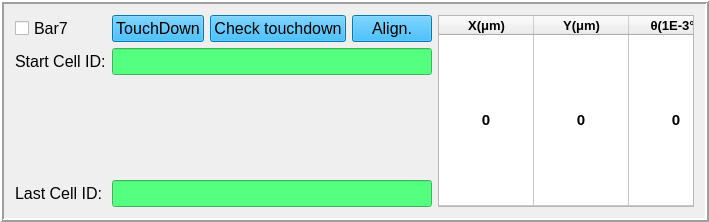
             <widget class="QFrame" name="frame_9">
              <property name="frameShape">
               <enum>QFrame::Box</enum>
              </property>
              <property name="frameShadow">
               <enum>QFrame::Raised</enum>
              </property>
              <property name="lineWidth">
               <number>2</number>
              </property>
              <layout class="QGridLayout" name="gridLayout_8">
               <item row="0" column="5" rowspan="4">
                <widget class="QTableWidget" name="table_bar7">
                 <property name="styleSheet">
                  <string notr="true">font: 75 10pt &quot;Arial&quot;;</string>
                 </property>
                 <property name="lineWidth">
                  <number>5</number>
                 </property>
                 <property name="midLineWidth">
                  <number>5</number>
                 </property>
                 <property name="verticalScrollBarPolicy">
                  <enum>Qt::ScrollBarAlwaysOff</enum>
                 </property>
                 <property name="horizontalScrollBarPolicy">
                  <enum>Qt::ScrollBarAlwaysOff</enum>
                 </property>
                 <property name="autoScroll">
                  <bool>true</bool>
                 </property>
                 <property name="textElideMode">
                  <enum>Qt::ElideMiddle</enum>
                 </property>
                 <property name="sortingEnabled">
                  <bool>false</bool>
                 </property>
                 <property name="rowCount">
                  <number>1</number>
                 </property>
                 <attribute name="horizontalHeaderVisible">
                  <bool>true</bool>
                 </attribute>
                 <attribute name="horizontalHeaderCascadingSectionResizes">
                  <bool>false</bool>
                 </attribute>
                 <attribute name="horizontalHeaderDefaultSectionSize">
                  <number>95</number>
                 </attribute>
                 <attribute name="horizontalHeaderMinimumSectionSize">
                  <number>39</number>
                 </attribute>
                 <attribute name="horizontalHeaderShowSortIndicator" stdset="0">
                  <bool>false</bool>
                 </attribute>
                 <attribute name="verticalHeaderVisible">
                  <bool>false</bool>
                 </attribute>
                 <attribute name="verticalHeaderCascadingSectionResizes">
                  <bool>false</bool>
                 </attribute>
                 <attribute name="verticalHeaderDefaultSectionSize">
                  <number>20</number>
                 </attribute>
                 <attribute name="verticalHeaderHighlightSections">
                  <bool>true</bool>
                 </attribute>
                 <attribute name="verticalHeaderMinimumSectionSize">
                  <number>2</number>
                 </attribute>
                 <attribute name="verticalHeaderShowSortIndicator" stdset="0">
                  <bool>false</bool>
                 </attribute>
                 <attribute name="verticalHeaderStretchLastSection">
                  <bool>true</bool>
                 </attribute>
                 <row/>
                 <column>
                  <property name="text">
                   <string>X(μm)</string>
                  </property>
                  <property name="font">
                   <font>
                    <pointsize>10</pointsize>
                    <weight>75</weight>
                    <bold>true</bold>
                   </font>
                  </property>
                  <property name="textAlignment">
                   <set>AlignCenter</set>
                  </property>
                  <property name="background">
                   <color>
                    <red>205</red>
                    <green>247</green>
                    <blue>255</blue>
                   </color>
                  </property>
                 </column>
                 <column>
                  <property name="text">
                   <string>Y(μm)</string>
                  </property>
                  <property name="font">
                   <font>
                    <pointsize>10</pointsize>
                    <weight>75</weight>
                    <bold>true</bold>
                   </font>
                  </property>
                  <property name="textAlignment">
                   <set>AlignCenter</set>
                  </property>
                  <property name="background">
                   <color>
                    <red>205</red>
                    <green>246</green>
                    <blue>255</blue>
                   </color>
                  </property>
                 </column>
                 <column>
                  <property name="text">
                   <string>θ(1E-3° )</string>
                  </property>
                  <property name="font">
                   <font>
                    <pointsize>10</pointsize>
                    <weight>75</weight>
                    <bold>true</bold>
                   </font>
                  </property>
                  <property name="textAlignment">
                   <set>AlignCenter</set>
                  </property>
                 </column>
                 <item row="0" column="0">
                  <property name="text">
                   <string>0</string>
                  </property>
                  <property name="font">
                   <font>
                    <pointsize>11</pointsize>
                    <weight>75</weight>
                    <bold>true</bold>
                   </font>
                  </property>
                  <property name="textAlignment">
                   <set>AlignCenter</set>
                  </property>
                 </item>
                 <item row="0" column="1">
                  <property name="text">
                   <string>0</string>
                  </property>
                  <property name="font">
                   <font>
                    <pointsize>11</pointsize>
                    <weight>75</weight>
                    <bold>true</bold>
                   </font>
                  </property>
                  <property name="textAlignment">
                   <set>AlignCenter</set>
                  </property>
                 </item>
                 <item row="0" column="2">
                  <property name="text">
                   <string>0</string>
                  </property>
                  <property name="font">
                   <font>
                    <pointsize>11</pointsize>
                    <weight>75</weight>
                    <bold>true</bold>
                   </font>
                  </property>
                  <property name="textAlignment">
                   <set>AlignCenter</set>
                  </property>
                 </item>
                </widget>
               </item>
               <item row="0" column="0">
                <widget class="QCheckBox" name="check_bar7">
                 <property name="font">
                  <font>
                   <family>Arial</family>
                   <pointsize>12</pointsize>
                   <weight>50</weight>
                   <italic>false</italic>
                   <bold>false</bold>
                  </font>
                 </property>
                 <property name="text">
                  <string>Bar7</string>
                 </property>
                </widget>
               </item>
               <item row="1" column="0">
                <widget class="QLabel" name="label_56">
                 <property name="font">
                  <font>
                   <family>Arial</family>
                   <pointsize>12</pointsize>
                   <weight>50</weight>
                   <italic>false</italic>
                   <bold>false</bold>
                  </font>
                 </property>
                 <property name="text">
                  <string>&lt;html&gt;&lt;head/&gt;&lt;body&gt;&lt;p&gt;Start Cell ID:&lt;/p&gt;&lt;/body&gt;&lt;/html&gt;</string>
                 </property>
                </widget>
               </item>
               <item row="3" column="0">
                <widget class="QLabel" name="label_57">
                 <property name="font">
                  <font>
                   <family>Arial</family>
                   <pointsize>12</pointsize>
                   <weight>50</weight>
                   <italic>false</italic>
                   <bold>false</bold>
                  </font>
                 </property>
                 <property name="text">
                  <string>&lt;html&gt;&lt;head/&gt;&lt;body&gt;&lt;p&gt;Last Cell ID:&lt;/p&gt;&lt;/body&gt;&lt;/html&gt;</string>
                 </property>
                </widget>
               </item>
               <item row="0" column="1">
                <widget class="QPushButton" name="btn_touch7">
                 <property name="font">
                  <font>
                   <family>Arial</family>
                   <pointsize>12</pointsize>
                   <weight>50</weight>
                   <italic>false</italic>
                   <bold>false</bold>
                  </font>
                 </property>
                 <property name="styleSheet">
                  <string notr="true">background-color: rgb(0, 170, 255);</string>
                 </property>
                 <property name="text">
                  <string>TouchDown</string>
                 </property>
                </widget>
               </item>
               <item row="0" column="2">
                <widget class="QPushButton" name="btn_go_td7">
                 <property name="font">
                  <font>
                   <family>Arial</family>
                   <pointsize>12</pointsize>
                   <weight>50</weight>
                   <italic>false</italic>
                   <bold>false</bold>
                  </font>
                 </property>
                 <property name="styleSheet">
                  <string notr="true">background-color: rgb(0, 170, 255);</string>
                 </property>
                 <property name="text">
                  <string>Check touchdown</string>
                 </property>
                </widget>
               </item>
               <item row="0" column="3">
                <widget class="QPushButton" name="btn_align7">
                 <property name="font">
                  <font>
                   <family>Arial</family>
                   <pointsize>12</pointsize>
                   <weight>50</weight>
                   <italic>false</italic>
                   <bold>false</bold>
                  </font>
                 </property>
                 <property name="styleSheet">
                  <string notr="true">background-color: rgb(0, 170, 255);</string>
                 </property>
                 <property name="text">
                  <string>Align.</string>
                 </property>
                </widget>
               </item>
               <item row="1" column="1" colspan="3">
                <widget class="QLineEdit" name="line_start7">
                 <property name="font">
                  <font>
                   <family>Arial</family>
                   <pointsize>12</pointsize>
                   <weight>50</weight>
                   <italic>false</italic>
                   <bold>false</bold>
                  </font>
                 </property>
                 <property name="styleSheet">
                  <string notr="true">background-color: rgb(85, 255, 127);</string>
                 </property>
                </widget>
               </item>
               <item row="3" column="1" colspan="3">
                <widget class="QLineEdit" name="line_end7">
                 <property name="font">
                  <font>
                   <family>Arial</family>
                   <pointsize>12</pointsize>
                   <weight>50</weight>
                   <italic>false</italic>
                   <bold>false</bold>
                  </font>
                 </property>
                 <property name="styleSheet">
                  <string notr="true">background-color: rgb(85, 255, 127);</string>
                 </property>
                </widget>
               </item>
              </layout>
             </widget>
